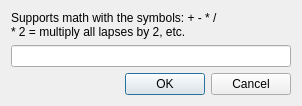
<?xml version="1.0" encoding="UTF-8"?>
<ui version="4.0">
 <class>SetLapseDialog</class>
 <widget class="QDialog" name="SetLapseDialog">
  <property name="geometry">
   <rect>
    <x>0</x>
    <y>0</y>
    <width>302</width>
    <height>99</height>
   </rect>
  </property>
  <property name="windowTitle">
   <string>Set Card Lapse Count</string>
  </property>
  <layout class="QVBoxLayout" name="verticalLayout">
   <item>
    <widget class="QLabel" name="label">
     <property name="text">
      <string>Supports math with the symbols: + - * /
* 2 = multiply all lapses by 2, etc.</string>
     </property>
    </widget>
   </item>
   <item>
    <widget class="QLineEdit" name="lineEdit"/>
   </item>
   <item>
    <widget class="QDialogButtonBox" name="buttonBox">
     <property name="orientation">
      <enum>Qt::Horizontal</enum>
     </property>
     <property name="standardButtons">
      <set>QDialogButtonBox::Cancel|QDialogButtonBox::Ok</set>
     </property>
    </widget>
   </item>
  </layout>
 </widget>
 <resources/>
 <connections>
  <connection>
   <sender>buttonBox</sender>
   <signal>accepted()</signal>
   <receiver>SetLapseDialog</receiver>
   <slot>accept()</slot>
   <hints>
    <hint type="sourcelabel">
     <x>248</x>
     <y>254</y>
    </hint>
    <hint type="destinationlabel">
     <x>157</x>
     <y>274</y>
    </hint>
   </hints>
  </connection>
  <connection>
   <sender>buttonBox</sender>
   <signal>rejected()</signal>
   <receiver>SetLapseDialog</receiver>
   <slot>reject()</slot>
   <hints>
    <hint type="sourcelabel">
     <x>316</x>
     <y>260</y>
    </hint>
    <hint type="destinationlabel">
     <x>286</x>
     <y>274</y>
    </hint>
   </hints>
  </connection>
 </connections>
</ui>
